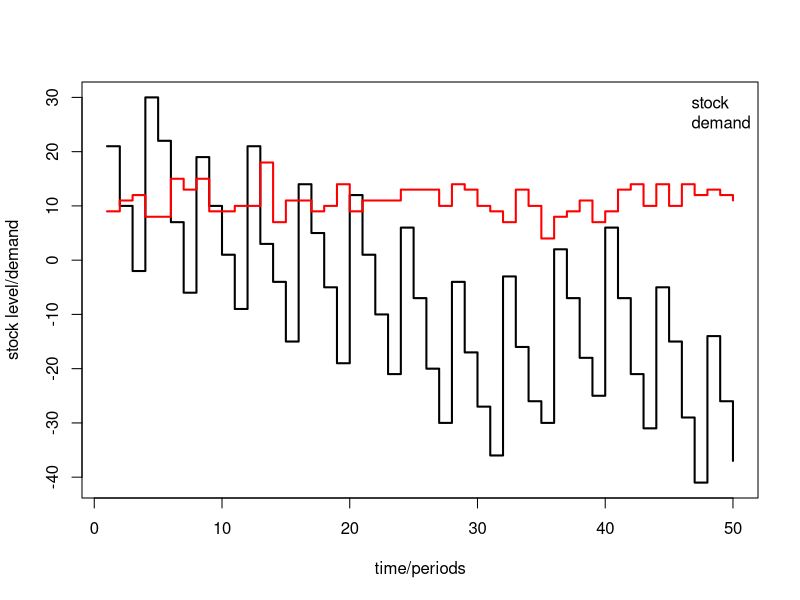

Reproduce this figure in R.
## ---- chunk 1
weig.mh.dist <- function(x) x[1] * (abs(x[2] - x[4]) + abs(x[3] - x[5]) ) 
n <- 10                             # set a number of points/customers
a.vec <- sample(1:100, size = n)    # sample weights for each point/customer
x.vec <- rnorm(n)                   # sample x coordinates
y.vec <- rnorm(n)                   # sample y coordinates
df <- data.frame(a = a.vec, x = x.vec, y = y.vec, u = 1, v = 1)
apply(df, 1, weig.mh.dist)
## ---- chunk 2
# old time: 12.58 sec.
n <- 10^6               # number of trials
u <- 0; v <- 0          # current location
res.vec <- numeric(n)   # result vector

system.time(for(i in 1:n){
  a <- sample(1:100, size = 1, replace =T)    # sample weight for current point/customer
  x <- rnorm(1)                   # sample x coordinate
  y <- rnorm(1)                   # sample y coordinate
  res.vec[i] <- a * (abs(x - u) + abs(y - v) )    # save Manhattan distance
})
## ---- chunk 3
# old time: 11.85 sec.
n <- 10^6                 # number of trials
system.time({
a.vec <- sample(seq(2, 100, by = 2), size = n, replace =T)
x.vec <- rnorm(n)                   # sample x coordinate
y.vec <- rnorm(n)                   # sample y coordinate
res.vec <- a * (abs(x) + abs(y) )
})
## ---- chunk 4
# old time: 12.27 sec.
n <- 10^6          # number of trials
n.excess <- 10^6 * 1.5    # but no more then n.excess loops 
u <- 0; v <- 0      # current location
i <- 1              # trial index 
j <- 0              # iteration counter
res.vec <- numeric(n)   # result vector

system.time(repeat{    
    j <- j + 1
    if(i > n | j > n.excess) break  # joint break statement
    a <- sample(1:100, size = 1, replace =T)    # sample weight 
    if(a %% 2 == 1) next            # skip iteration
    x <- rnorm(1)                   # sample x coordinate
    y <- rnorm(1)                   # sample y coordinate
    res.vec[i] <- a * (abs(x - u) + abs(y - v) )  
    i <- i+1                       
  })
## ---- chunk 5
n <- 50
i.vec <- numeric(n)
d.vec <- round(rnorm(n, mean = 10, sd = 2))
i.vec[1] <- 30 - d.vec[1]
for(i in 2:n){
  if(i  %% 4 == 0){
    i.vec[i] <- i.vec[i-1] - d.vec[i] + 40
  }
  else{
    i.vec[i] <- i.vec[i-1] - d.vec[i]
  }
}
plot(1:n, i.vec, xlab="time/periods", ylab="stock level/demand", type="s", lwd=2)
lines(1:n, d.vec, type="s", col="red", lwd=2)
legend("topright", col=c("black","red"), legend = c("stock", "demand"), bty = "n")
## ---- chunk 6
n <- 10
d.vec <- rpois(n, lambda = 10)
c.mat <- matrix(NA, ncol = n, nrow = n)
c.h <- 0.5
c.o <- 100
for(i in 1:n){
  c.mat[i, i:n] <- cumsum(0:(n-i) * d.vec[i:n]) * c.h + c.o
}
## ---- chunk 7
first.exsm <- function(alpha, d, p.ini){
  n <-length(d)
  p <- numeric(n+1)
  p[1] <- p.ini
  for(i in 1:n){
    p[i+1] <- (1-alpha) * p[i] + alpha * d[i]
  }
  return(p)
}
n <- 1e+6
d.vec <- rnorm(n, 10, 2)
system.time(p.vec <- first.exsm(alpha = 0.4, d = d.vec, p.ini = 10))
# Built-in function: HoltWinters() for 1st-3rd order ES
system.time(p.bi <- HoltWinters(d.vec, alpha = 0.4, beta = F, gamma = F, l.start = 10))
# Alt. built-in function: ses() for 1st order ES
library(forecast)
system.time(p.bi2 <- ses(d.vec, alpha = 0.4, h=1, initial = "simple"))
